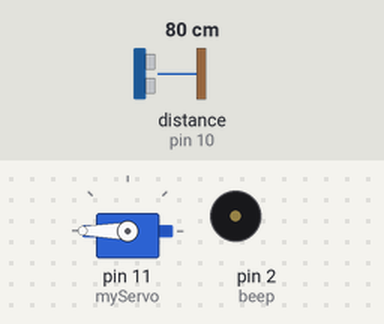
Simulated run of this sketch. Board: Arduino Uno, built with avr-gcc and run on an emulated ATmega328P. Shown: servo, buzzer (waves = sounding, pin HIGH). Wiring (inferred from the names in the program): ultrasonic range finder: trigger pin 9; echo pin 10. The test bench sets the inputs (shaded band); at power-on: distance to the obstacle (sensor on pin 10) 80 cm. The echo pulse lasts 58.3 µs per cm; pins used as bus, display or sensor lines are not drawn.

Above: at 1.8 s.
1.9 s: distance to the obstacle (sensor on pin 10) set to 66 cm
3.7 s: distance to the obstacle (sensor on pin 10) set to 58 cm
At 5.4 s:
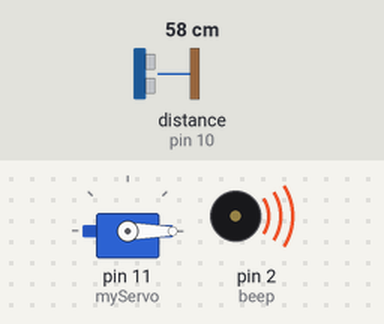
6.0 s: distance to the obstacle (sensor on pin 10) set to 13 cm
8.7 s: distance to the obstacle (sensor on pin 10) set to 10 cm
At 11.6 s:
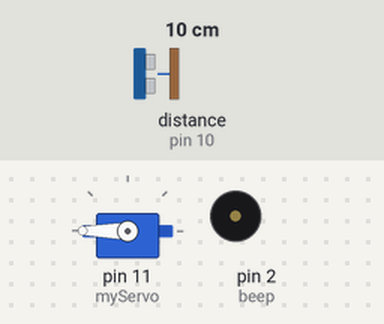
12.0 s: distance to the obstacle (sensor on pin 10) set to 18 cm
At 13.2 s:
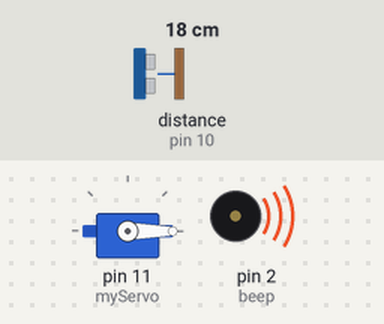
Timing chart, 0 to 15.0 s (numbered marks = the images above; inputs shaded):
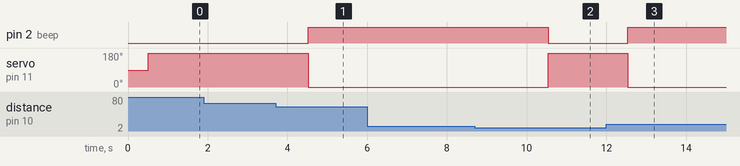

Measured:
- the behaviour switches between 61 and 60 cm on distance to the obstacle (sensor on pin 10) (found by bisection; images 0 and 1)
- the behaviour switches between 12 and 11 cm on distance to the obstacle (sensor on pin 10) (found by bisection; images 1 and 2)
- after the input at 1.9 s, every drawn part: stays the same
- after the input at 3.7 s, pin 2 (beep): LOW → HIGH after 0.82 s; servo on pin 11 (myServo): 180° → 0° after 0.82 s
- after the input at 6.0 s, every drawn part: stays the same
- after the input at 8.7 s, pin 2 (beep): HIGH → LOW after 1.8 s; servo on pin 11 (myServo): 0° → 180° after 1.8 s
- after the input at 12.0 s, pin 2 (beep): LOW → HIGH after 0.54 s; servo on pin 11 (myServo): 180° → 0° after 0.54 s

The sketch:

sketch_sep24a.ino
```cpp
#include <Servo.h>
// Define pins
const int trigPin = 9;
const int echoPin = 10;
const int beep = 2;
Servo myServo;  // Create a servo object
void setup() {
  // Begin serial communication at a baud rate of 9600
  Serial.begin(9600);
    myServo.attach(11);  // Attach the servo to pin 9
  // Set trigPin as output and echoPin as input
  pinMode(trigPin, OUTPUT);
  pinMode(echoPin, INPUT);
  pinMode(beep, OUTPUT);
}
void loop() {
  // Variables to store the duration and distance
  long duration;
  int distance;
  // Clear the trigPin
  digitalWrite(trigPin, LOW);
  delayMicroseconds(2);
  // Send a 10us HIGH pulse to trigger the sensor
  digitalWrite(trigPin, HIGH);
  delayMicroseconds(10);
  digitalWrite(trigPin, LOW);
  // Read the echoPin (returns the sound wave travel time in microseconds)
  duration = pulseIn(echoPin, HIGH);
  // Calculate the distance (speed of sound is ~343 m/s or 0.0343 cm/us)
  distance = duration * 0.034 / 2; // Divided by 2 because it's the round trip
  // Display the distance on the Serial Monitor
  delay(500);
while(distance<60 && distance>10){
digitalWrite(beep, HIGH);
     myServo.write(0);

 digitalWrite(trigPin, LOW);
  delayMicroseconds(2);

  // Send a 10us HIGH pulse to trigger the sensor
  digitalWrite(trigPin, HIGH);
  delayMicroseconds(10);
  digitalWrite(trigPin, LOW);
  // Read the echoPin (returns the sound wave travel time in microseconds)
  duration = pulseIn(echoPin, HIGH);
 // Calculate the distance (speed of sound is ~343 m/s or 0.0343 cm/us)
  distance = duration * 0.034 / 2; // Divided by 2 because it's the round trip
delay(1000);
}
digitalWrite(beep, LOW);
myServo.write(180);
delay(500);
}
```
